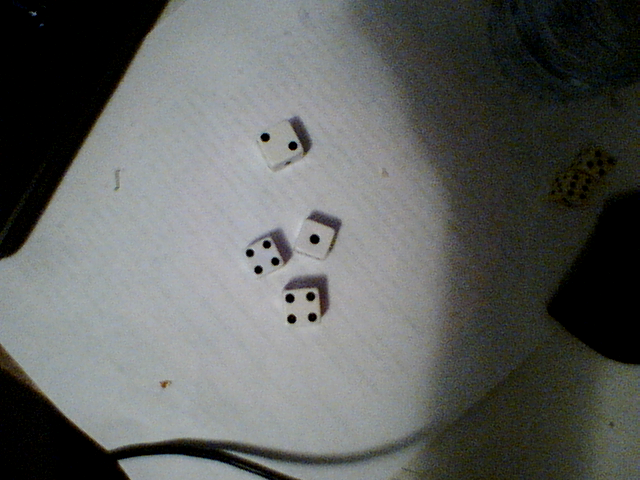
//> input picture DiceDetector/dice.png, 640 x 480 px, given in place of the camera
$ ./diceDetect   (built with g++ and OpenCV 4)
//> lines starting //> are read from the running program, lines starting //| are printed output that depends on the picture; after the words box and inside, x2 and y2 are one past the last pixel; in counts of white or black regions, pixels touching at a corner belong together
#include <iostream>
#include <vector>
#include <opencv2/core.hpp>
#include <opencv2/imgproc.hpp>
#include <opencv2/highgui.hpp>

int main()
{
	cv::VideoCapture videoCaptureModule;
	videoCaptureModule.open(0);

	// cv::namedWindow("rgb_window");
	cv::namedWindow("grey_window");
	// cv::namedWindow("hsv_window");

	while (1) // infinite loop
	{
		// capturing video from webcam
		cv::Mat myImg;
		cv::Mat greyImage;
		// cv::Mat hsvImage;

		videoCaptureModule.read(myImg);
//> myImg is the input picture: 480 rows x 640 cols, CV_8UC3; mean B, G, R 94.9, 97, 94.6

		cv::pyrMeanShiftFiltering(greyImage, greyImage, 20, 40, 3);
		cv::cvtColor(myImg, greyImage, cv::COLOR_BGR2GRAY);
		// cv::cvtColor(myImg, hsvImage, cv::COLOR_BGR2HLS);

		long totalValue = 0;

		// calculate total value of all pixels (GRAY)
		for (int i = 0; i < greyImage.rows; i++)
		{
			for (int j = 0; j < greyImage.cols; j++)
			{
				totalValue += greyImage.at<uchar>(i, j);
				// greyImage.at<uchar>(i, j) = (greyImage.at<uchar>(i, j)) * ;
			}
		}
//> this loop made 480 passes
//> totalValue on passes 1 to 3: 34390, 68573, 103152
//> after the loop, totalValue = 29506210

		// calculate average light value
		int averageLightValue = totalValue / greyImage.total();
//> averageLightValue = 96

		cv::blur(greyImage, greyImage, cv::Size(7, 7));
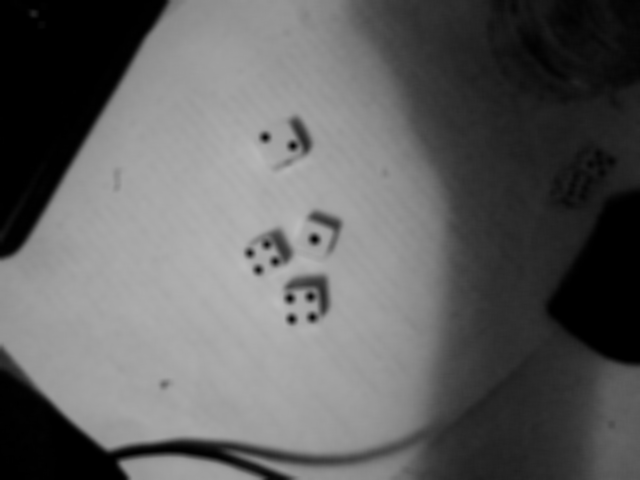
//> greyImage: 480 rows x 640 cols, CV_8UC1; min 0, max 187, mean 96
		// cv::morphologyEx(greyImage, greyImage, cv::MORPH_CLOSE, cv::getStructuringElement(cv::MORPH_RECT, cv::Size(3,3)));
		cv::threshold(greyImage, greyImage, averageLightValue - 25, 255, cv::THRESH_BINARY);
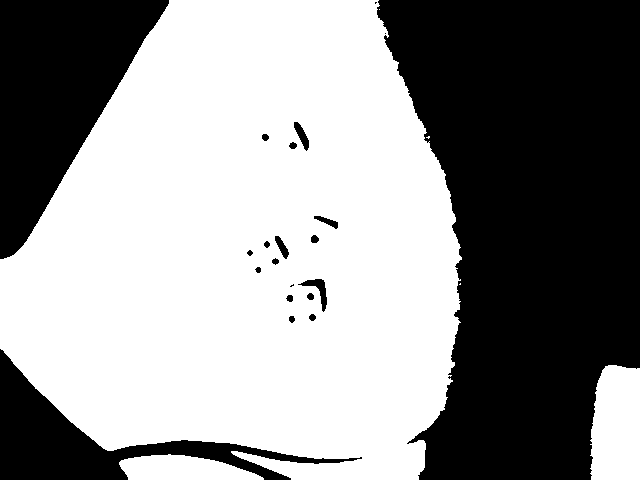
//> greyImage: 480 rows x 640 cols, CV_8UC1; 57.4% white; 21 black regions (3 under 20 px), largest, box (x1, y1, x2, y2) and area: (377, 0, 640, 480) 94241, (0, 0, 169, 259) 23828, (0, 349, 362, 480) 11502
		cv::Canny(greyImage, greyImage, averageLightValue, 255);
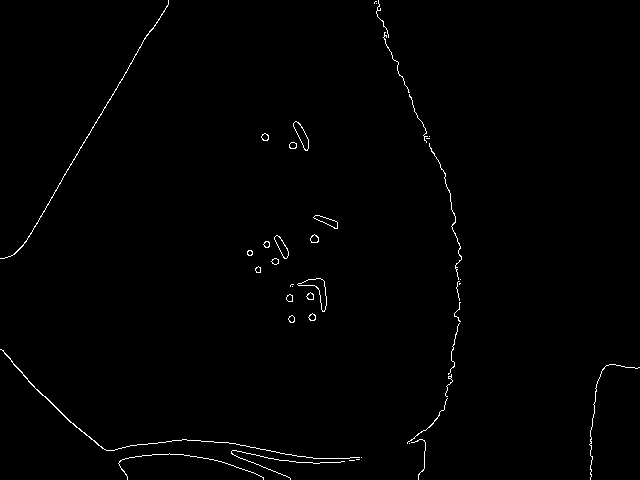
//> greyImage: 480 rows x 640 cols, CV_8UC1; 0.79% white in thin lines or dots

		std::vector<std::vector<cv::Point>> contours;
		std::vector<cv::Vec4i> hierarchy;
		cv::findContours(
			greyImage,
			contours,
			hierarchy,
			cv::RETR_TREE,
			cv::CHAIN_APPROX_SIMPLE
		);
//> contours = 58 contours, 27 with area under 20; largest, box (x1, y1, x2, y2) and area: (297, 278, 327, 312) 283, (297, 278, 327, 312) 280, (293, 121, 309, 151) 193, (293, 121, 309, 151) 188, (274, 235, 289, 259) 147

		std::vector<cv::RotatedRect> diceRects;
		for (int i = 0; i < contours.size(); i++)
		{
			cv::RotatedRect rect = cv::minAreaRect(contours[i]);

			float aspect = fabs(rect.size.aspectRatio() - 1);
			if ((aspect < 0.25) && (rect.size.area() > 2000) && (rect.size.area() < 4000))
			{
				bool process = true;
				for (int j = 0; j < diceRects.size(); j++)
				{
					float dist = cv::norm(rect.center - diceRects[j].center);
					if (dist < 10)
					{
						process = false;
						break;
					}
				}

				if (process)
				{
					diceRects.push_back(rect);
					cv::Point2f points[4];
					rect.points(points);
					for (int j = 0; j < 4; j++)
					{
						cv::line(
							myImg,
							points[j],
							points[(j + 1) % 4],
							cv::Scalar(0, 255, 0),
							2,
							cv::LINE_AA);
					}
				}
			}
		}
//> this loop made 58 passes
//> (rect, aspect) on passes 1 to 11: (centre (351.5, 460), size (0, 5), angle -90, 1), (centre (357.5, 459), size (0, 3), angle -90, 1), (centre (361, 457), size (0, 0), angle -90, nan), (centre (190.5, 466), size (26, 145), angle -90, 0.821), (centre (286.4, 466.9), size (23.4, 113.4), angle -84.2, 0.794), (centre (409, 443), size (0, 0), angle -90, nan), (centre (421.1, 458.5), size (13.8, 39.1), angle -10.7, 0.648), (centre (429.1, 422.4), size (60.2, 6.5), angle -47.8, 8.27), (centre (448.7, 385), size (22.6, 4.9), angle -78.7, 3.6), (centre (449.5, 377), size (2.1, 2.1), angle -45, 0), (centre (599.3, 416.3), size (122.2, 33.2), angle -66.4, 2.68)

		char buffer[32];
		sprintf(buffer, "Dice: %d", (int) diceRects.size());
//> buffer = "Dice: 0"
		cv::putText(
			myImg,
			buffer,
			cv::Point(20, 30),
			cv::FONT_HERSHEY_PLAIN,
			0.8,
			cv::Scalar(0,255,0),
			1,
			cv::LINE_AA
		);
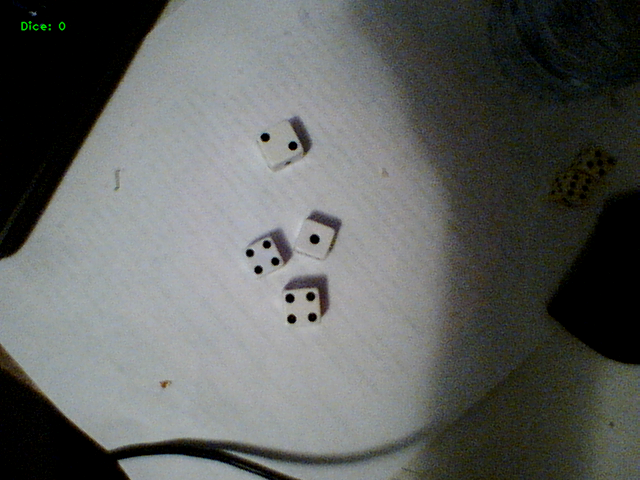
//> myImg: 480 rows x 640 cols, CV_8UC3; 0.08% of pixels changed, all inside (x1, y1, x2, y2) = (21, 21, 66, 31)

		int diceCounts[6] = {
			0,0,0,0,0,0
		};

		for (int i = 0; i < diceRects.size(); i++)
		{
			cv::Mat rotation, rotated, cropped;
			cv::RotatedRect rect = diceRects[i];
			rotation = cv::getRotationMatrix2D(
				rect.center,
				rect.angle,
				1.0
			);
			cv::warpAffine(
				greyImage,
				rotated,
				rotation,
				greyImage.size(),
				cv::INTER_CUBIC
			);
			cv::getRectSubPix(
				rotated,
				cv::Size(
					rect.size.width - 10,
					rect.size.height - 10
				),
				rect.center,
				cropped
			);
			std::vector<std::vector<cv::Point>> dieContours;
			std::vector<cv::Vec4i> dieHierarchy;
			cv::threshold(
				cropped,
				cropped,
				64,
				255,
				cv::THRESH_BINARY
			);
			cv::findContours(
				cropped,
				dieContours,
				dieHierarchy,
				cv::RETR_TREE,
				cv::CHAIN_APPROX_SIMPLE
			);
			std::vector<cv::RotatedRect> dotsRects;
			for (int i = 0; i < dieContours.size(); i++)
			{
				cv::RotatedRect dotRect = cv::minAreaRect(dieContours[i]);
				float aspect = fabs(dotRect.size.aspectRatio() - 1);
				if ((aspect < 0.4) && (dotRect.size.area() > 8) && (dotRect.size.area() < 150))
				{
					bool process = true;
					for (int j = 0; j < dotsRects.size(); j++)
					{
						float dist = cv::norm(dotRect.center - dotsRects[j].center);
						if (dist < 10)
						{
							process = false;
							break;
						}
					}

					if (process)
					{
						dotsRects.push_back(dotRect);
					}
				}
			}

			if (dotsRects.size() >= 1 && dotsRects.size() <= 6)
			{
				diceCounts[dotsRects.size() - 1]++;
			}
		}
//> this loop made 0 passes

		for (int i = 1; i < 6; i++)
		{
			int count = 0;
			for (int j = i; i < 6; i++)
			{
				count += diceCounts[j];
			}
			sprintf(buffer, "%d+: %d", (i+1), count);
			cv::putText(
				myImg,
				buffer,
				cv::Point(20, 55 + 25 * i),
				cv::FONT_HERSHEY_PLAIN,
				0.8,
				cv::Scalar(
					0,
					255,
					0
				),
				1,
				cv::LINE_AA
			);
		}
//> this loop made 1 pass
//> buffer on pass 1: "7+: 0"

		cv::imshow("rgb_window", myImg);
		cv::imshow("grey_window", greyImage);
		// cv::imshow("hsv_window", drawing);

		int i = cv::waitKey(1);
//> the Esc key is pressed

		if (i != -1)
		{
			break;
			// exit(0);
		}
	}
}
